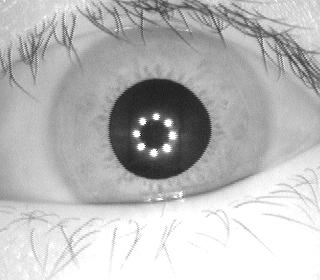
%> input picture L.jpg, 320 x 280 px
$ octave --eval "result = coarse(imread('L.jpg'));"   (GNU Octave 9; MATLAB toolbox functions it lacks are replaced by stand-ins)
%> lines starting %> are read from the running program, lines starting %| are printed output that depends on the picture; in (x1, y1, x2, y2) boxes, pixels count from 0 and x2, y2 are one past the last pixel; in counts of white or black regions, pixels touching at a corner belong together; the program's own positions count from 1
function [imageData,center,radius] = coarse(imageData)
% [5 lines of commented-out code are left out]
%%%%%%%%%%%%%%%%%%%%%%%%%%%%%%%%%%%%%%%%%%%%%%%%%%%%%%%%%%%%%%%%%%%%%%%%%%%
% [16 lines of commented-out code are left out]
%%%%%%%%%%%%%%%%%%%%%%%%%%%%%%%%%%%%%%%%%%%%%%%%%%%%%%%%%%%%%%%%%%%%%%%%%%%
%step 2 fill NIR
imageData = imcomplement(imageData);
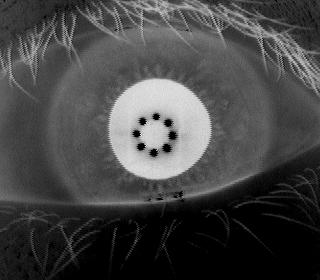
%> imageData: size 280x320 uint8; min 0, max 243, mean 69.5
imageData = imfill(imageData,'holes');
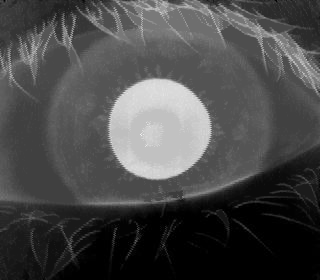
%> imageData: size 280x320 uint8; min 0, max 243, mean 73.3
imshow(imageData);% show image after fill NIR
%%%%%%%%%%%%%%%%%%%%%%%%%%%%%%%%%%%%%%%%%%%%%%%%%%%%%%%%%%%%%%%%%%%%%%%%%%%
%step 3 normal threshold
level =graythresh(imageData); % histogram analysis
%> level = 0.443
imageData=im2bw(imageData, level);
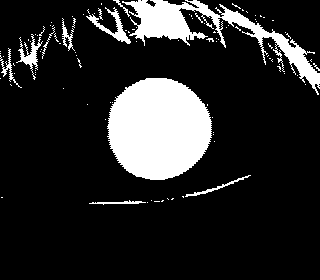
%> imageData: size 280x320 logical; 15.7% white; 101 white regions (90 under 20 px), largest, box (x1, y1, x2, y2) and area: (107, 78, 212, 180) 8320, (122, 0, 320, 95) 4009, (86, 7, 131, 44) 398
imshow(imageData);
%%%%%%%%%%%%%%%%%%%%%%%%%%%%%%%%%%%%%%%%%%%%%%%%%%%%%%%%%%%%%%%%%%%%%%%%%%%
%step 4 find xc, yc ,r
%output
%center is metrix of xc yc
%radius is radius of pupil
Rmin = 30; %Define the radius range.
Rmax = 65; %Define the radius range.
[center, radius] = imfindcircles(imageData,[Rmin Rmax],'ObjectPolarity','bright');
%> center = [159.8 129.3]; radius = 51.11
%Find all the bright circles in the image within the radius range.
%Find all the dark circles in the image within the radius range.
%imshow(imageData);
%h = viscircles(center,radius);
%Draw blue lines around the edges of the bright circles.
end

$ run again, on R.jpg
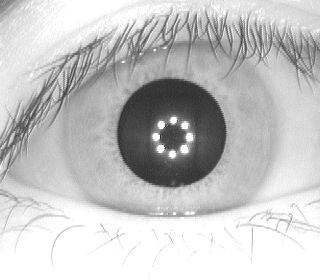
%> input picture R.jpg, 320 x 280 px
%> in coarse, `imageData = imfill(imageData,'holes');`:
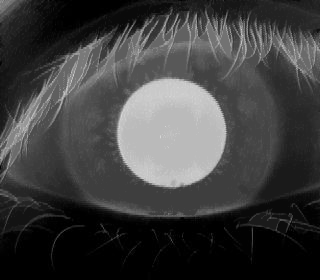
%> imageData: size 280x320 uint8; min 0, max 217, mean 63
%> level = 0.38
%> in coarse, `imageData=im2bw(imageData, level);`:
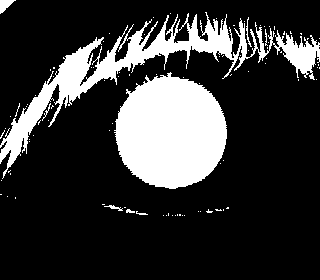
%> imageData: size 280x320 logical; 20.7% white; 94 white regions (85 under 20 px), largest, box (x1, y1, x2, y2) and area: (114, 72, 227, 189) 9867, (0, 12, 320, 179) 8203, (0, 0, 16, 14) 118
%> center = [172 133.4]; radius = 55.79

$ run again, on c1.png
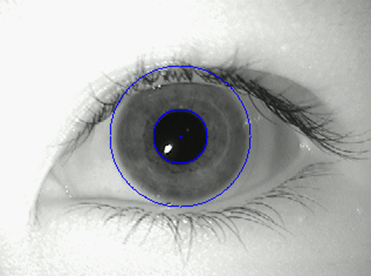
%> input picture c1.png, 371 x 276 px
%> in coarse, `imageData = imcomplement(imageData);`:
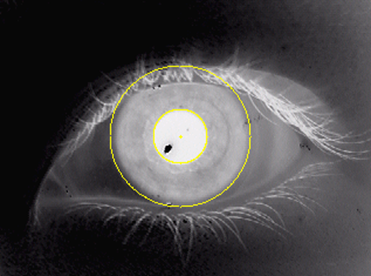
%> imageData: size 276x371x3 uint8; mean R, G, B 72.3, 70.5, 71.4
%> level = 0.38
%> in coarse, `imageData=im2bw(imageData, level);`:
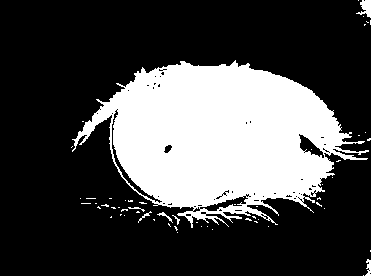
%> imageData: size 276x371 logical; 28.2% white; 58 white regions (51 under 20 px), largest, box (x1, y1, x2, y2) and area: (72, 60, 369, 228) 28338, (356, 0, 371, 18) 149, (365, 259, 371, 276) 62
%> center = [164.5 141]; radius = 51.42
